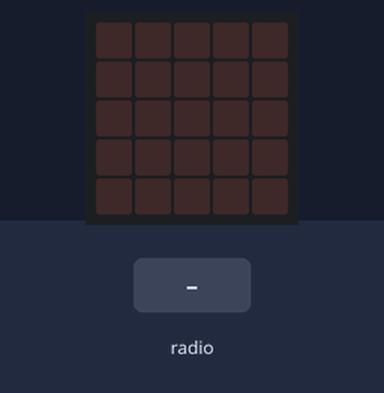
Bench run of a program on a simulated BBC micro:bit running MicroPython. On the bench: the board's 5×5 LED display. Inputs (shaded band) come from the test bench.

Above: at 1.2 s.
1.3 s: radio message "D" arrives
At 2.1 s:
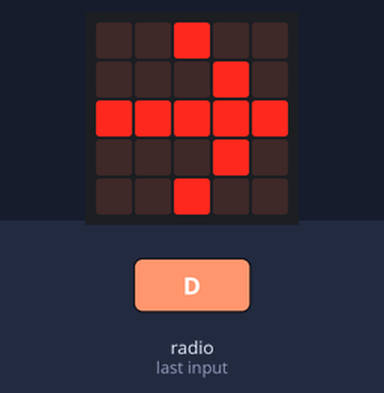
Timing chart, 0 to 4.3 s (numbered marks = the images above; inputs shaded):
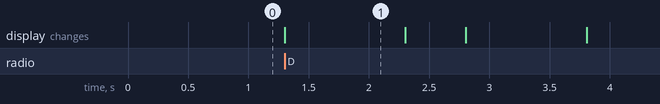

The program:

bicikl_prijem_D.py
```python
from microbit import *
import radio

radio.on()

while True:
    svrti = radio.receive()
    if svrti is not None:
        if svrti == "D":
            for i in range(4):
                display.show(Image.ARROW_E)
                sleep(1000)
                display.clear()
                sleep(500)
```

Measured:
- after the input at 1.3 s, the display: changes at once (image 1)
- what the display in image 1 shows lasts 1.0 s, from 1.3 s to 2.3 s
